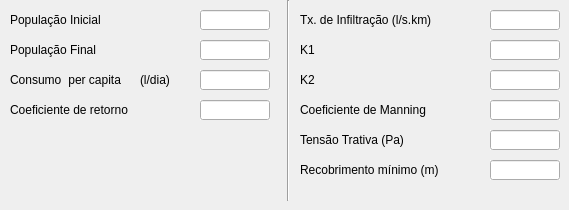
   <widget class="QWidget" name="Dados">
    <attribute name="title">
     <string>Dados</string>
    </attribute>
    <widget class="QLabel" name="Pini">
     <property name="geometry">
      <rect>
       <x>10</x>
       <y>10</y>
       <width>171</width>
       <height>20</height>
      </rect>
     </property>
     <property name="maximumSize">
      <size>
       <width>171</width>
       <height>16777215</height>
      </size>
     </property>
     <property name="font">
      <font>
       <family>MS Shell Dlg 2</family>
       <pointsize>9</pointsize>
      </font>
     </property>
     <property name="text">
      <string>População Inicial</string>
     </property>
     <property name="buddy">
      <cstring>Edit_Pini</cstring>
     </property>
    </widget>
    <widget class="QLabel" name="Pfim">
     <property name="geometry">
      <rect>
       <x>10</x>
       <y>40</y>
       <width>141</width>
       <height>20</height>
      </rect>
     </property>
     <property name="font">
      <font>
       <family>MS Shell Dlg 2</family>
       <pointsize>9</pointsize>
      </font>
     </property>
     <property name="text">
      <string>População Final</string>
     </property>
     <property name="buddy">
      <cstring>Edit_Pfim</cstring>
     </property>
    </widget>
    <widget class="QLineEdit" name="Edit_Pini">
     <property name="geometry">
      <rect>
       <x>200</x>
       <y>10</y>
       <width>70</width>
       <height>20</height>
      </rect>
     </property>
     <property name="font">
      <font>
       <pointsize>8</pointsize>
       <weight>75</weight>
       <bold>true</bold>
      </font>
     </property>
     <property name="layoutDirection">
      <enum>Qt::RightToLeft</enum>
     </property>
     <property name="autoFillBackground">
      <bool>true</bool>
     </property>
     <property name="inputMethodHints">
      <set>Qt::ImhDigitsOnly|Qt::ImhFormattedNumbersOnly|Qt::ImhNoTextHandles|Qt::ImhPreferNumbers</set>
     </property>
     <property name="echoMode">
      <enum>QLineEdit::Normal</enum>
     </property>
     <property name="alignment">
      <set>Qt::AlignRight|Qt::AlignTrailing|Qt::AlignVCenter</set>
     </property>
     <property name="dragEnabled">
      <bool>false</bool>
     </property>
     <property name="readOnly">
      <bool>false</bool>
     </property>
     <property name="cursorMoveStyle">
      <enum>Qt::LogicalMoveStyle</enum>
     </property>
     <property name="clearButtonEnabled">
      <bool>false</bool>
     </property>
    </widget>
    <widget class="QLineEdit" name="Edit_Pfim">
     <property name="geometry">
      <rect>
       <x>200</x>
       <y>40</y>
       <width>70</width>
       <height>20</height>
      </rect>
     </property>
     <property name="font">
      <font>
       <pointsize>8</pointsize>
       <weight>75</weight>
       <bold>true</bold>
      </font>
     </property>
     <property name="layoutDirection">
      <enum>Qt::RightToLeft</enum>
     </property>
     <property name="autoFillBackground">
      <bool>true</bool>
     </property>
     <property name="inputMethodHints">
      <set>Qt::ImhDigitsOnly|Qt::ImhFormattedNumbersOnly|Qt::ImhNoTextHandles|Qt::ImhPreferNumbers</set>
     </property>
     <property name="echoMode">
      <enum>QLineEdit::Normal</enum>
     </property>
     <property name="alignment">
      <set>Qt::AlignRight|Qt::AlignTrailing|Qt::AlignVCenter</set>
     </property>
     <property name="dragEnabled">
      <bool>false</bool>
     </property>
     <property name="readOnly">
      <bool>false</bool>
     </property>
     <property name="cursorMoveStyle">
      <enum>Qt::LogicalMoveStyle</enum>
     </property>
     <property name="clearButtonEnabled">
      <bool>false</bool>
     </property>
    </widget>
    <widget class="QLabel" name="Consumo">
     <property name="geometry">
      <rect>
       <x>10</x>
       <y>70</y>
       <width>71</width>
       <height>20</height>
      </rect>
     </property>
     <property name="font">
      <font>
       <family>MS Shell Dlg 2</family>
       <pointsize>9</pointsize>
      </font>
     </property>
     <property name="text">
      <string>Consumo</string>
     </property>
    </widget>
    <widget class="QLineEdit" name="Edit_consumo">
     <property name="geometry">
      <rect>
       <x>200</x>
       <y>70</y>
       <width>70</width>
       <height>20</height>
      </rect>
     </property>
     <property name="font">
      <font>
       <pointsize>8</pointsize>
       <weight>75</weight>
       <bold>true</bold>
      </font>
     </property>
     <property name="layoutDirection">
      <enum>Qt::RightToLeft</enum>
     </property>
     <property name="autoFillBackground">
      <bool>true</bool>
     </property>
     <property name="inputMethodHints">
      <set>Qt::ImhDigitsOnly|Qt::ImhFormattedNumbersOnly|Qt::ImhNoTextHandles|Qt::ImhPreferNumbers</set>
     </property>
     <property name="echoMode">
      <enum>QLineEdit::Normal</enum>
     </property>
     <property name="alignment">
      <set>Qt::AlignRight|Qt::AlignTrailing|Qt::AlignVCenter</set>
     </property>
     <property name="dragEnabled">
      <bool>false</bool>
     </property>
     <property name="readOnly">
      <bool>false</bool>
     </property>
     <property name="cursorMoveStyle">
      <enum>Qt::LogicalMoveStyle</enum>
     </property>
     <property name="clearButtonEnabled">
      <bool>false</bool>
     </property>
    </widget>
    <widget class="QLabel" name="manning">
     <property name="geometry">
      <rect>
       <x>300</x>
       <y>100</y>
       <width>171</width>
       <height>20</height>
      </rect>
     </property>
     <property name="font">
      <font>
       <family>MS Shell Dlg 2</family>
       <pointsize>9</pointsize>
      </font>
     </property>
     <property name="text">
      <string>Coeficiente de Manning</string>
     </property>
     <property name="buddy">
      <cstring>Edit_manning</cstring>
     </property>
    </widget>
    <widget class="QLineEdit" name="Edit_manning">
     <property name="geometry">
      <rect>
       <x>490</x>
       <y>100</y>
       <width>70</width>
       <height>20</height>
      </rect>
     </property>
     <property name="font">
      <font>
       <pointsize>8</pointsize>
       <weight>75</weight>
       <bold>true</bold>
      </font>
     </property>
     <property name="layoutDirection">
      <enum>Qt::RightToLeft</enum>
     </property>
     <property name="autoFillBackground">
      <bool>true</bool>
     </property>
     <property name="inputMethodHints">
      <set>Qt::ImhDigitsOnly|Qt::ImhFormattedNumbersOnly|Qt::ImhNoTextHandles|Qt::ImhPreferNumbers</set>
     </property>
     <property name="echoMode">
      <enum>QLineEdit::Normal</enum>
     </property>
     <property name="alignment">
      <set>Qt::AlignRight|Qt::AlignTrailing|Qt::AlignVCenter</set>
     </property>
     <property name="dragEnabled">
      <bool>false</bool>
     </property>
     <property name="readOnly">
      <bool>false</bool>
     </property>
     <property name="cursorMoveStyle">
      <enum>Qt::LogicalMoveStyle</enum>
     </property>
     <property name="clearButtonEnabled">
      <bool>false</bool>
     </property>
    </widget>
    <widget class="QLabel" name="Tensao">
     <property name="geometry">
      <rect>
       <x>300</x>
       <y>130</y>
       <width>141</width>
       <height>20</height>
      </rect>
     </property>
     <property name="font">
      <font>
       <family>MS Shell Dlg 2</family>
       <pointsize>9</pointsize>
      </font>
     </property>
     <property name="text">
      <string>Tensão Trativa (Pa)</string>
     </property>
     <property name="buddy">
      <cstring>Edit_Tensao</cstring>
     </property>
    </widget>
    <widget class="QLineEdit" name="Edit_Tensao">
     <property name="geometry">
      <rect>
       <x>490</x>
       <y>130</y>
       <width>70</width>
       <height>20</height>
      </rect>
     </property>
     <property name="font">
      <font>
       <pointsize>8</pointsize>
       <weight>75</weight>
       <bold>true</bold>
      </font>
     </property>
     <property name="layoutDirection">
      <enum>Qt::RightToLeft</enum>
     </property>
     <property name="autoFillBackground">
      <bool>true</bool>
     </property>
     <property name="inputMethodHints">
      <set>Qt::ImhDigitsOnly|Qt::ImhFormattedNumbersOnly|Qt::ImhNoTextHandles|Qt::ImhPreferNumbers</set>
     </property>
     <property name="echoMode">
      <enum>QLineEdit::Normal</enum>
     </property>
     <property name="alignment">
      <set>Qt::AlignRight|Qt::AlignTrailing|Qt::AlignVCenter</set>
     </property>
     <property name="dragEnabled">
      <bool>false</bool>
     </property>
     <property name="readOnly">
      <bool>false</bool>
     </property>
     <property name="cursorMoveStyle">
      <enum>Qt::LogicalMoveStyle</enum>
     </property>
     <property name="clearButtonEnabled">
      <bool>false</bool>
     </property>
    </widget>
    <widget class="QLabel" name="Retorno">
     <property name="geometry">
      <rect>
       <x>10</x>
       <y>100</y>
       <width>161</width>
       <height>20</height>
      </rect>
     </property>
     <property name="font">
      <font>
       <family>MS Shell Dlg 2</family>
       <pointsize>9</pointsize>
      </font>
     </property>
     <property name="text">
      <string>Coeficiente de retorno</string>
     </property>
     <property name="buddy">
      <cstring>Edit_Retorno</cstring>
     </property>
    </widget>
    <widget class="QLineEdit" name="Edit_Retorno">
     <property name="geometry">
      <rect>
       <x>200</x>
       <y>100</y>
       <width>70</width>
       <height>20</height>
      </rect>
     </property>
     <property name="font">
      <font>
       <pointsize>8</pointsize>
       <weight>75</weight>
       <bold>true</bold>
      </font>
     </property>
     <property name="layoutDirection">
      <enum>Qt::RightToLeft</enum>
     </property>
     <property name="autoFillBackground">
      <bool>true</bool>
     </property>
     <property name="inputMethodHints">
      <set>Qt::ImhDigitsOnly|Qt::ImhFormattedNumbersOnly|Qt::ImhNoTextHandles|Qt::ImhPreferNumbers</set>
     </property>
     <property name="echoMode">
      <enum>QLineEdit::Normal</enum>
     </property>
     <property name="alignment">
      <set>Qt::AlignRight|Qt::AlignTrailing|Qt::AlignVCenter</set>
     </property>
     <property name="dragEnabled">
      <bool>false</bool>
     </property>
     <property name="readOnly">
      <bool>false</bool>
     </property>
     <property name="cursorMoveStyle">
      <enum>Qt::LogicalMoveStyle</enum>
     </property>
     <property name="clearButtonEnabled">
      <bool>false</bool>
     </property>
    </widget>
    <widget class="Line" name="line">
     <property name="geometry">
      <rect>
       <x>280</x>
       <y>0</y>
       <width>16</width>
       <height>201</height>
      </rect>
     </property>
     <property name="orientation">
      <enum>Qt::Vertical</enum>
     </property>
    </widget>
    <widget class="QLabel" name="Consumo_2">
     <property name="geometry">
      <rect>
       <x>65</x>
       <y>70</y>
       <width>71</width>
       <height>20</height>
      </rect>
     </property>
     <property name="font">
      <font>
       <family>MS Shell Dlg 2</family>
       <pointsize>9</pointsize>
       <italic>false</italic>
      </font>
     </property>
     <property name="text">
      <string> per capita</string>
     </property>
     <property name="buddy">
      <cstring>Edit_consumo</cstring>
     </property>
    </widget>
    <widget class="QLabel" name="R_min">
     <property name="geometry">
      <rect>
       <x>300</x>
       <y>160</y>
       <width>181</width>
       <height>20</height>
      </rect>
     </property>
     <property name="font">
      <font>
       <family>MS Shell Dlg 2</family>
       <pointsize>9</pointsize>
      </font>
     </property>
     <property name="text">
      <string>Recobrimento mínimo (m)</string>
     </property>
     <property name="buddy">
      <cstring>Edit_R_min</cstring>
     </property>
    </widget>
    <widget class="QLineEdit" name="Edit_R_min">
     <property name="geometry">
      <rect>
       <x>490</x>
       <y>160</y>
       <width>70</width>
       <height>20</height>
      </rect>
     </property>
     <property name="font">
      <font>
       <pointsize>8</pointsize>
       <weight>75</weight>
       <bold>true</bold>
      </font>
     </property>
     <property name="layoutDirection">
      <enum>Qt::RightToLeft</enum>
     </property>
     <property name="autoFillBackground">
      <bool>true</bool>
     </property>
     <property name="inputMethodHints">
      <set>Qt::ImhDigitsOnly|Qt::ImhFormattedNumbersOnly|Qt::ImhNoTextHandles|Qt::ImhPreferNumbers</set>
     </property>
     <property name="echoMode">
      <enum>QLineEdit::Normal</enum>
     </property>
     <property name="alignment">
      <set>Qt::AlignRight|Qt::AlignTrailing|Qt::AlignVCenter</set>
     </property>
     <property name="dragEnabled">
      <bool>false</bool>
     </property>
     <property name="readOnly">
      <bool>false</bool>
     </property>
     <property name="cursorMoveStyle">
      <enum>Qt::LogicalMoveStyle</enum>
     </property>
     <property name="clearButtonEnabled">
      <bool>false</bool>
     </property>
    </widget>
    <widget class="QLineEdit" name="Edit_k1">
     <property name="geometry">
      <rect>
       <x>490</x>
       <y>40</y>
       <width>70</width>
       <height>20</height>
      </rect>
     </property>
     <property name="font">
      <font>
       <pointsize>8</pointsize>
       <weight>75</weight>
       <bold>true</bold>
      </font>
     </property>
     <property name="layoutDirection">
      <enum>Qt::RightToLeft</enum>
     </property>
     <property name="autoFillBackground">
      <bool>true</bool>
     </property>
     <property name="inputMethodHints">
      <set>Qt::ImhDigitsOnly|Qt::ImhFormattedNumbersOnly|Qt::ImhNoTextHandles|Qt::ImhPreferNumbers</set>
     </property>
     <property name="echoMode">
      <enum>QLineEdit::Normal</enum>
     </property>
     <property name="alignment">
      <set>Qt::AlignRight|Qt::AlignTrailing|Qt::AlignVCenter</set>
     </property>
     <property name="dragEnabled">
      <bool>false</bool>
     </property>
     <property name="readOnly">
      <bool>false</bool>
     </property>
     <property name="cursorMoveStyle">
      <enum>Qt::LogicalMoveStyle</enum>
     </property>
     <property name="clearButtonEnabled">
      <bool>false</bool>
     </property>
    </widget>
    <widget class="QLabel" name="k1">
     <property name="geometry">
      <rect>
       <x>300</x>
       <y>40</y>
       <width>141</width>
       <height>20</height>
      </rect>
     </property>
     <property name="font">
      <font>
       <family>MS Shell Dlg 2</family>
       <pointsize>9</pointsize>
      </font>
     </property>
     <property name="text">
      <string>K1</string>
     </property>
     <property name="buddy">
      <cstring>Edit_k1</cstring>
     </property>
    </widget>
    <widget class="QLabel" name="k2">
     <property name="geometry">
      <rect>
       <x>300</x>
       <y>70</y>
       <width>141</width>
       <height>20</height>
      </rect>
     </property>
     <property name="font">
      <font>
       <family>MS Shell Dlg 2</family>
       <pointsize>9</pointsize>
      </font>
     </property>
     <property name="text">
      <string>K2</string>
     </property>
     <property name="buddy">
      <cstring>Edit_k2</cstring>
     </property>
    </widget>
    <widget class="QLineEdit" name="Edit_k2">
     <property name="geometry">
      <rect>
       <x>490</x>
       <y>70</y>
       <width>70</width>
       <height>20</height>
      </rect>
     </property>
     <property name="font">
      <font>
       <pointsize>8</pointsize>
       <weight>75</weight>
       <bold>true</bold>
      </font>
     </property>
     <property name="layoutDirection">
      <enum>Qt::RightToLeft</enum>
     </property>
     <property name="autoFillBackground">
      <bool>true</bool>
     </property>
     <property name="inputMethodHints">
      <set>Qt::ImhDigitsOnly|Qt::ImhFormattedNumbersOnly|Qt::ImhNoTextHandles|Qt::ImhPreferNumbers</set>
     </property>
     <property name="echoMode">
      <enum>QLineEdit::Normal</enum>
     </property>
     <property name="alignment">
      <set>Qt::AlignRight|Qt::AlignTrailing|Qt::AlignVCenter</set>
     </property>
     <property name="dragEnabled">
      <bool>false</bool>
     </property>
     <property name="readOnly">
      <bool>false</bool>
     </property>
     <property name="cursorMoveStyle">
      <enum>Qt::LogicalMoveStyle</enum>
     </property>
     <property name="clearButtonEnabled">
      <bool>false</bool>
     </property>
    </widget>
    <widget class="QLabel" name="tx_infilt">
     <property name="geometry">
      <rect>
       <x>300</x>
       <y>10</y>
       <width>181</width>
       <height>20</height>
      </rect>
     </property>
     <property name="font">
      <font>
       <family>MS Shell Dlg 2</family>
       <pointsize>9</pointsize>
      </font>
     </property>
     <property name="text">
      <string>Tx. de Infiltração (l/s.km)</string>
     </property>
     <property name="buddy">
      <cstring>Edit_k1</cstring>
     </property>
    </widget>
    <widget class="QLineEdit" name="Edit_tx_infiltra">
     <property name="geometry">
      <rect>
       <x>490</x>
       <y>10</y>
       <width>70</width>
       <height>20</height>
      </rect>
     </property>
     <property name="font">
      <font>
       <pointsize>8</pointsize>
       <weight>75</weight>
       <bold>true</bold>
      </font>
     </property>
     <property name="layoutDirection">
      <enum>Qt::RightToLeft</enum>
     </property>
     <property name="autoFillBackground">
      <bool>true</bool>
     </property>
     <property name="inputMethodHints">
      <set>Qt::ImhDigitsOnly|Qt::ImhFormattedNumbersOnly|Qt::ImhNoTextHandles|Qt::ImhPreferNumbers</set>
     </property>
     <property name="echoMode">
      <enum>QLineEdit::Normal</enum>
     </property>
     <property name="alignment">
      <set>Qt::AlignRight|Qt::AlignTrailing|Qt::AlignVCenter</set>
     </property>
     <property name="dragEnabled">
      <bool>false</bool>
     </property>
     <property name="readOnly">
      <bool>false</bool>
     </property>
     <property name="cursorMoveStyle">
      <enum>Qt::LogicalMoveStyle</enum>
     </property>
     <property name="clearButtonEnabled">
      <bool>false</bool>
     </property>
    </widget>
    <widget class="QLabel" name="Consumo_3">
     <property name="geometry">
      <rect>
       <x>140</x>
       <y>70</y>
       <width>41</width>
       <height>20</height>
      </rect>
     </property>
     <property name="font">
      <font>
       <family>MS Shell Dlg 2</family>
       <pointsize>9</pointsize>
      </font>
     </property>
     <property name="text">
      <string>(l/dia)</string>
     </property>
    </widget>
   </widget>
